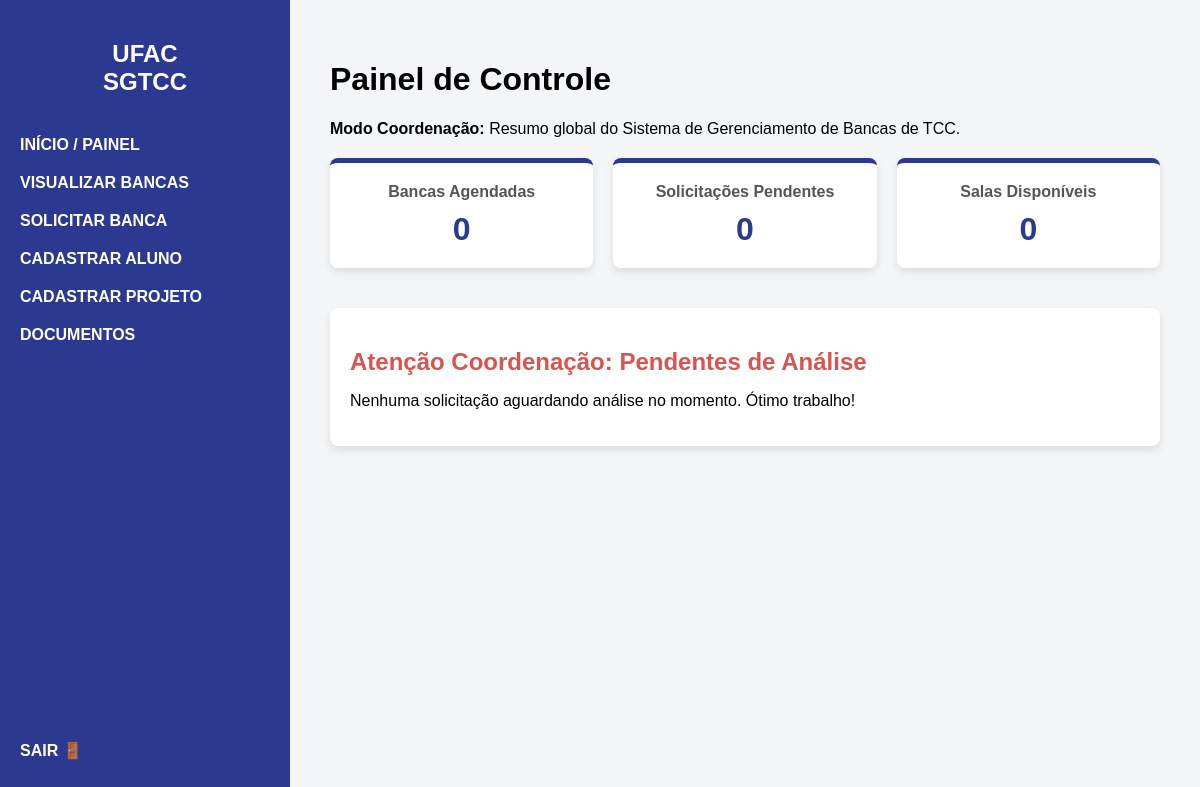
Before: /dashboard/ (signed in) with the older database file.
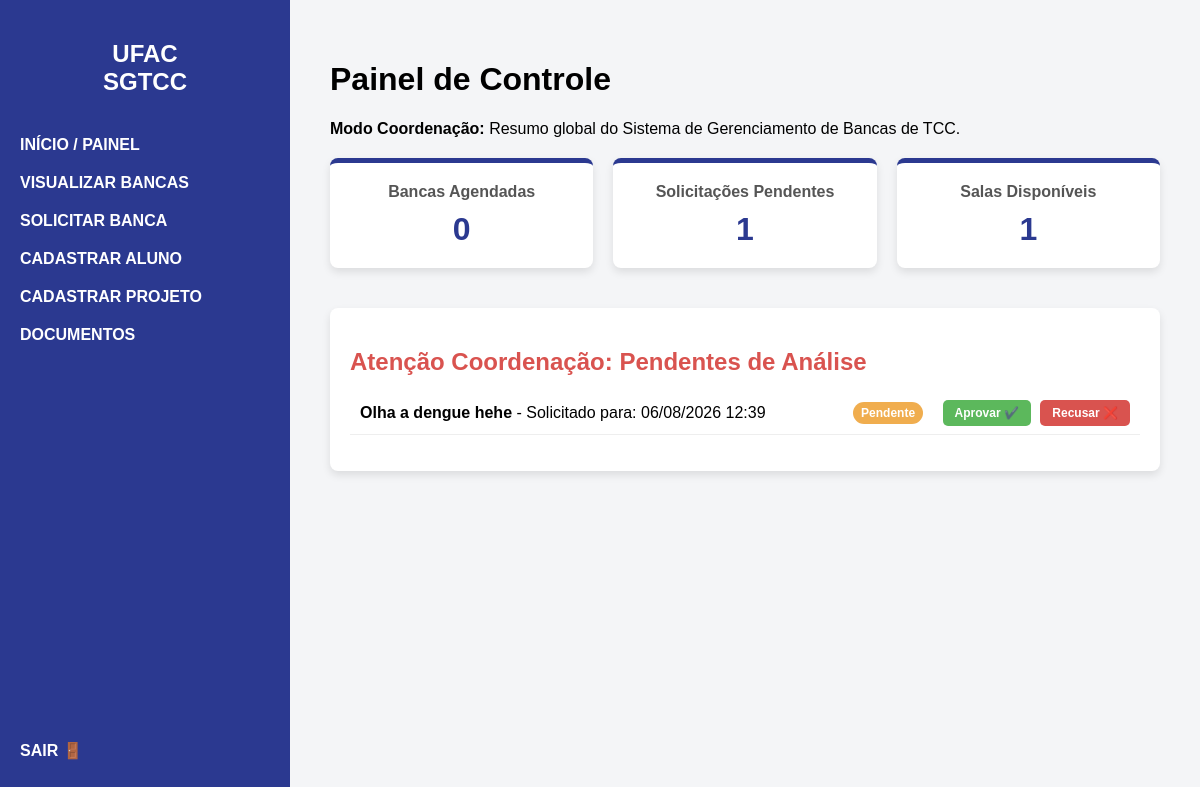
After: the same page with the newer database file.
### bancasapp/models.py (models this page shows, shortened)
class SolicitacaoAgendamento(models.Model):
    STATUS_SOLICITACAO = (
        ('EM_ANÁLISE', 'Em Análise'),
        ('APROVADA', 'Aprovada'),
        ('RECUSADA', 'Recusada'),
    )
    usuario_solicitante = models.ForeignKey(pUsuario, on_delete=models.CASCADE)
    projeto_tcc = models.ForeignKey(ProjetoTCC, on_delete=models.CASCADE)
    espaco = models.ForeignKey(EspacoFisico, on_delete=models.CASCADE)
    opcao_data_inicio = models.DateTimeField()
    opcao_data_fim = models.DateTimeField()
    status = models.CharField(max_length=15, choices=STATUS_SOLICITACAO, default='EM_ANÁLISE')

class ProjetoTCC(models.Model):
    STATUS_TIPO = (
        ('EM_ANÁLISE', 'Em Análise'),
        ('APROVADO', 'Aprovado'),
        ('RECUSADA', 'Recusada'),
    )
    titulo = models.CharField(max_length=255)
    resumo = models.TextField()
    semestre_letivo = models.CharField(max_length=6)
    discente = models.ForeignKey(Discente, on_delete=models.CASCADE)
    status = models.CharField(max_length=15, choices=STATUS_TIPO, default='EM_ANÁLISE')

### bancasapp/views.py (the view, shortened to what this page needs)
# urls.py: path('dashboard/', views.dashboard, name='dashboard'),
@login_required(login_url='login')
def dashboard(request):
    is_coordenacao = request.user.is_superuser
    if is_coordenacao:
        total_bancas = BancaTCC.objects.count()
        total_pendentes = SolicitacaoAgendamento.objects.filter(status='EM_ANÁLISE').count()
        ultimos_pedidos = SolicitacaoAgendamento.objects.filter(status='EM_ANÁLISE').order_by('-id')[:5]
    total_salas = EspacoFisico.objects.count()
    contexto = {
        'total_bancas': total_bancas,
        'total_pendentes': total_pendentes,
        'total_salas': total_salas,
        'is_coordenacao': is_coordenacao,
        'ultimos_pedidos': ultimos_pedidos,
    }
    return render(request, 'dashboard.html', contexto)

### templates/dashboard.html
{% extends 'base.html' %}
{% block content %}
    <div class="dashboard-header">
        <h1>Painel de Controle</h1>
        {% if is_coordenacao %}
            <p><strong>Modo Coordenação:</strong> Resumo global do Sistema de Gerenciamento de Bancas de TCC.</p>
        {% else %}
            <p>Resumo dos seus agendamentos de Bancas de TCC.</p>
        {% endif %}
    </div>
    <div class="dashboard-cards">
        <div class="card">
            <h3>Bancas Agendadas</h3>
            <p>{{ total_bancas }}</p>
        </div>
        <div class="card">
            <h3>Solicitações Pendentes</h3>
            <p>{{ total_pendentes }}</p>
        </div>
        <div class="card">
            <h3>Salas Disponíveis</h3>
            <p>{{ total_salas }}</p>
        </div>
    </div>
    {% if is_coordenacao %}
        <div class="coordenacao-panel" style="margin-top: 40px; background-color: white; padding: 20px; border-radius: 8px; box-shadow: 0 4px 8px rgba(0,0,0,0.1);">
            <h2 style="color: #d9534f; margin-bottom: 15px;">Atenção Coordenação: Pendentes de Análise</h2>
            {% if ultimos_pedidos %}
                <ul style="list-style: none; padding: 0;">
                    {% for pedido in ultimos_pedidos %}
                        <li style="padding: 10px; border-bottom: 1px solid #eee; display: flex; justify-content: space-between; align-items: center;">
                            <span><strong>{{ pedido.projeto_tcc.titulo }}</strong> - Solicitado para: {{ pedido.opcao_data_inicio|date:"d/m/Y H:i" }}</span>
                            <div>
                                <span class="status-badge status-analise" style="background-color: #f0ad4e; padding: 4px 8px; border-radius: 12px; color: white; font-size: 12px; margin-right: 15px;">Pendente</span>
                                <a href="{% url 'avaliar_solicitacao' pedido.id 'aprovar' %}" style="text-decoration: none; background-color: #5cb85c; color: white; padding: 6px 12px; border-radius: 5px; font-size: 12px; font-weight: bold; margin-right: 5px;">Aprovar ✔️</a>
                                <a href="{% url 'avaliar_solicitacao' pedido.id 'recusar' %}" style="text-decoration: none; background-color: #d9534f; color: white; padding: 6px 12px; border-radius: 5px; font-size: 12px; font-weight: bold;">Recusar ❌</a>
                            </div>
                        </li>
                    {% endfor %}
                </ul>
            {% else %}
                <p>Nenhuma solicitação aguardando análise no momento. Ótimo trabalho!</p>
            {% endif %}
        </div>
    {% endif %}
{% endblock %}

Changed rows visible on the page:
added SolicitacaoAgendamento: projeto_tcc.titulo "Olha a dengue hehe", opcao_data_inicio "06/08/2026 12:39"
Other visible differences:
{{ total_pendentes }}: "0" → "1"
{{ total_salas }}: "0" → "1"
text no longer shown: "Nenhuma solicitação aguardando análise no momento. Ótimo trabalho!"
